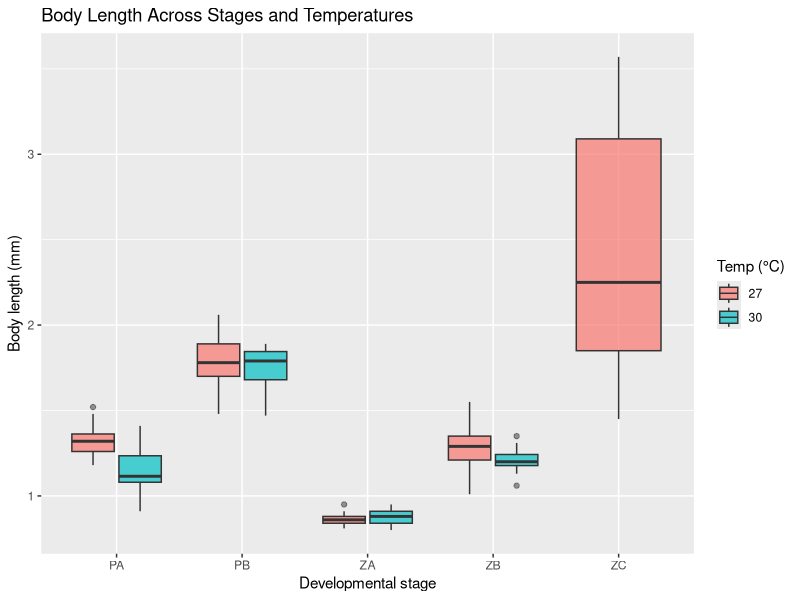

Reproduce this figure in R. (Note: this script raises an error after producing the figure.)
library(tidyverse)
library(ggplot2)
library(forcats)
library(knitr)
library(broom)

growth <- read.csv("data/Lifecycle_Growth.csv")
glimpse(growth)

stage_order <- c("ZA", "ZB", "ZC", "PA", "PB", "PC")

growth_clean <- growth |>
  mutate(
    stage = factor(Stage, levels = stage_order, ordered = TRUE),
    Temp_C = factor(Temp_C),
    size_ratio = Body_length_mm / Headwidth_mm
  ) |>
  filter(
    !is.na(Body_length_mm),
    !is.na(Headwidth_mm),
    !is.na(stage)
  )

glimpse(growth_clean)


summary_table <- growth_clean |>
  group_by(Temp_C, Stage) |>
  summarise(
    n          = n(),
    mean_body  = mean(Body_length_mm, na.rm = TRUE),
    sd_body    = sd(Body_length_mm,   na.rm = TRUE),
    mean_head  = mean(Headwidth_mm,   na.rm = TRUE),
    sd_head    = sd(Headwidth_mm,     na.rm = TRUE),
    mean_ratio = mean(size_ratio,     na.rm = TRUE),
    .groups = "drop"
  )



p_body_box <- ggplot(growth_clean,
                     aes(x = Stage, y = Body_length_mm, fill = Temp_C)) +
  geom_boxplot(alpha = 0.7, outlier.alpha = 0.5) +
  labs(
    x = "Developmental stage",
    y = "Body length (mm)",
    fill = "Temp (°C)",
    title = "Body Length Across Stages and Temperatures"
  )
p_body_box





early_mean <- early |>
  group_by(Stage) |>
  summarise(
    mean_body = mean(Body_length_mm, na.rm = TRUE),
    sd_body   = sd(Body_length_mm, na.rm = TRUE))

early_mean



ggplot(early_mean, aes(x = Stage, y = mean_body, fill = Stage)) +
  geom_col(alpha = 0.8) +
  labs(
    title = "Mean Body Length (ZA & ZB)",
    x = "Stage",
    y = "Mean body length (mm)"
  )


early_mean_temp <- early |>
  group_by(Stage, Temp_C) |>
  summarise(
    mean_body = mean(Body_length_mm, na.rm = TRUE),
    sd_body   = sd(Body_length_mm, na.rm = TRUE),
    n         = n(),
    se_body   = sd_body / sqrt(n),
    .groups = "drop"
  )

early_mean_temp


ggplot(early_mean_temp,
       aes(x = Stage, y = mean_body, fill = Temp_C)) +
  geom_col(position = position_dodge(width = 0.9), alpha = 0.8) +
  geom_errorbar(
    aes(ymin = mean_body - se_body,
        ymax = mean_body + se_body),
    position = position_dodge(width = 0.9),
    width = 0.2
  ) +
  labs(
    title = "Mean Body Length ± SE by Temperature",
    x = "Stage",
    y = "Mean body length (mm)",
    fill = "Temp (°C)"
  )


fed_gnathiids <- read.csv("data/Fed_gnathiids.csv")






library(tidyverse)
library(ggplot2)


fed <- read.csv("data/Fed_gnathiids.csv") |>
  mutate(
    Stage  = factor(Stage, levels = c("PA", "PB"), ordered = TRUE),
    Temp_C = factor(Temp_C)
  )

ggplot(fed, aes(x = Stage, y = Stomach_width_mm, fill = Temp_C)) +
  geom_boxplot(alpha = 0.8, outlier.alpha = 0.5) +
  labs(
    title = "Stomach Width of Fed Gnathiids by Stage and Temperature",
    x = "Stage (fed)",
    y = "Stomach width (mm)",
    fill = "Temp (°C)"
  )

fed <- fed |>
  mutate(fullness = Stomach_width_mm / Body_length_mm)

fullness_summary <- fed |>
  group_by(Stage, Temp_C) |>
  summarise(
    mean_fullness = mean(fullness, na.rm = TRUE),
    sd_fullness   = sd(fullness, na.rm = TRUE),
    n             = n(),
    se_fullness   = sd_fullness / sqrt(n),
    .groups = "drop"
  )


ggplot(fullness_summary,
       aes(x = Stage, y = mean_fullness, fill = Temp_C)) +
  geom_col(position = position_dodge(width = 0.9), alpha = 0.8) +
  geom_errorbar(
    aes(ymin = mean_fullness - se_fullness,
        ymax = mean_fullness + se_fullness),
    position = position_dodge(width = 0.9),
    width = 0.2
  ) +
  labs(
    title = "Relative Stomach Fullness by Stage and Temperature",
    x = "Stage (fed)",
    y = "Mean stomach width / body length",
    fill = "Temp (°C)"
  )

ggplot(fed, aes(x = Body_length_mm,
                y = Stomach_width_mm,
                colour = Stage)) +
  geom_point(alpha = 0.7) +
  geom_smooth(se = FALSE) +
  labs(
    title = "Relationship Between Body Size and Stomach Width in Fed Gnathiids",
    x = "Body length (mm)",
    y = "Stomach width (mm)",
    colour = "Stage"
  )





